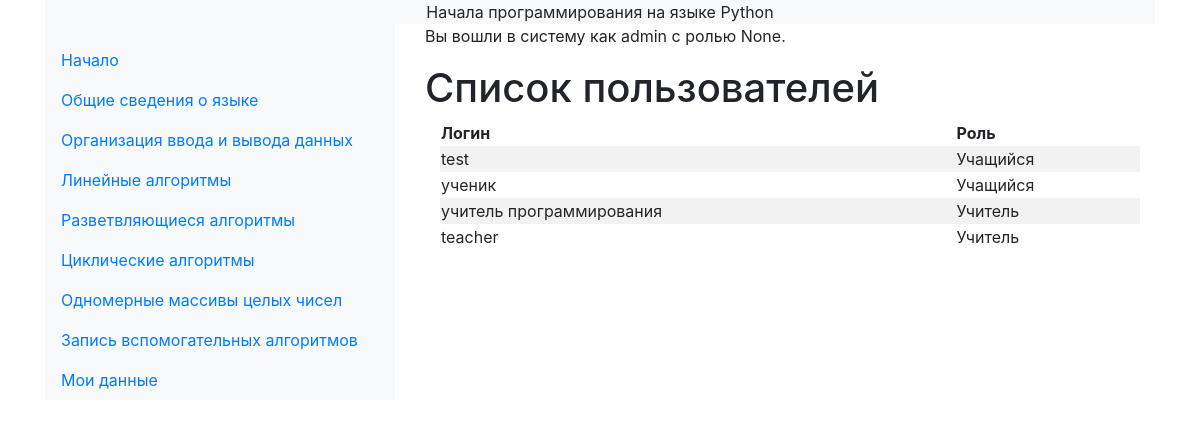
Page /users (signed in) on the earlier database version.
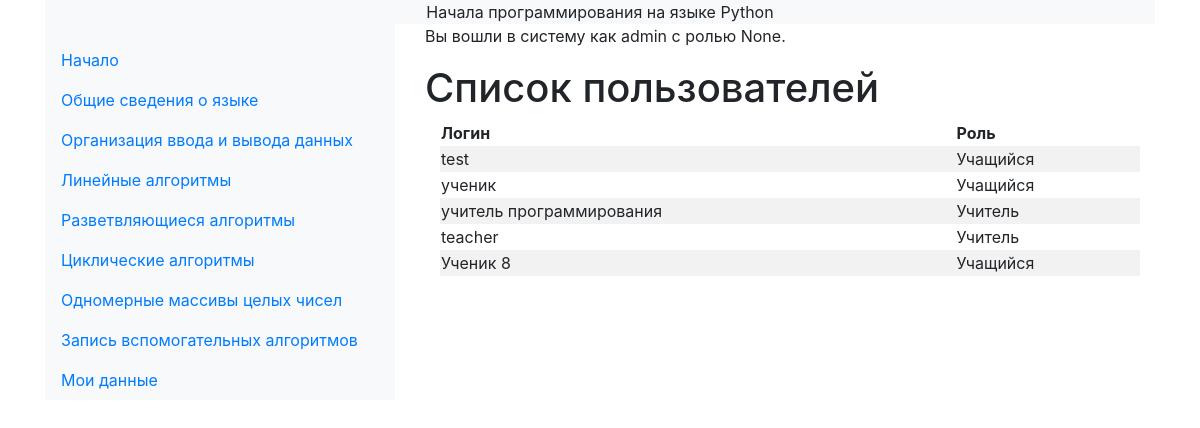
Same page on the later database version.
### tables this page shows
CREATE TABLE "user" (
	"id"	INTEGER NOT NULL UNIQUE,
	"login"	TEXT NOT NULL UNIQUE,
	"password"	TEXT NOT NULL,
	"userTypeID"	INTEGER NOT NULL,
	PRIMARY KEY("id" AUTOINCREMENT)
);

CREATE TABLE "userType" (
	"id"	INTEGER NOT NULL UNIQUE,
	"typeName"	TEXT NOT NULL UNIQUE,
	PRIMARY KEY("id" AUTOINCREMENT)
);

### app.py (the view)
@app.route("/users")
@login_required
def users():
    users = get_user_list()
    return render_template("admin/users.html", users=users)

### app.py (called while the page is built)
def login_required(f):
    @wraps(f)
    def decorated_function(*args, **kwargs):
        if not session.get("logged_in"):
            return render_template("base/error.html", message=LOGIN_REQUIRED_MESSAGE)
        return f(*args, **kwargs)
    return decorated_function

### db_py.py (called while the page is built)
def get_user_list():
    connection = sqlite3.connect('course.db')
    cursor = connection.cursor()
    cursor.execute("SELECT login, typeName FROM user, usertype where user.userTypeID = usertype.id and user.userTypeID <> 3")
    userlist = cursor.fetchall()
    return userlist

### templates/admin/users.html
{% extends "base/layout.html" %}
{% block body %}
<h1>Список пользователей</h1>
<div class="col-md-12">
    <table class="table-striped" width="100%">
        <thead>
            <tr>
                <th scope="col">Логин</th>
                <th scope="col">Роль</th>
            </tr>
        </thead>
        <tbody>
            {% for user in users %}
            <tr>
                <td>{{ user[0] }}</td>
                <td>{{ user[1] }}</td>
            </tr>
            {% endfor %}
        </tbody>
    </table>
</div>
{% endblock %}

### templates/base/layout.html (shortened to what this page needs)
<!DOCTYPE html>
<html lang="ru">
<head>
  <link rel="stylesheet" href="/static/css/bootstrap.min.css">
  <link rel="stylesheet" href="/static/css/test.css">
</head>
<body>
  <div class="container-md">
    <div class="head text-center bg-light">
      Начала программирования на языке Python
    </div>
    <div class="row">
      <div class="col-md-4">
        <nav id="sidebarMenu" class="d-md-block bg-light sidebar collapse sticky-top">
          <div class="sidebar-sticky pt-3">
            <ul class="nav flex-column">
              <li class="nav-item">
                <a class="nav-link" href="/">
                  Начало
                </a>
              </li>
              {% if not session.get("role") == 'Администратор' %}
              <li class="nav-item">
                <a class="nav-link" href="/course1">
                  Общие сведения о языке
                </a>
              </li>
              <li class="nav-item">
                <a class="nav-link" href="/course2">
                  Организация ввода и вывода данных
                </a>
              </li>
              <li class="nav-item">
                <a class="nav-link" href="/course3">
                  Линейные алгоритмы
                </a>
              </li>
              <li class="nav-item">
                <a class="nav-link" href="/course4">
                  Разветвляющиеся алгоритмы
                </a>
              </li>
              <li class="nav-item">
                <a class="nav-link" href="/course5">
                  Циклические алгоритмы
                </a>
              </li>
              <li class="nav-item">
                <a class="nav-link" href="/course6">
                  Одномерные массивы целых чисел
                </a>
              </li>
              <li class="nav-item">
                <a class="nav-link" href="/course7">
                  Запись вспомогательных алгоритмов
                </a>
              </li>
              {% endif %}
              <li class="nav-item">
                <a class="nav-link" href="/login">
                  Мои данные
                </a>
              </li>
            </ul>
          </div>
        </nav>
      </div>
      <div class="col-md-8">
        <p>Вы вошли в систему как
          {% if session.get("name") %}{{ session.get("name") }} с ролью {{ session.get("role") }}.
          {% else %}гость. <a href="/login">Войдите</a>
          под учетной записью, созданной администратором.
          {% endif %}</p>
        {% block body %}{% endblock %}
      </div>
    </div>
  </div>
</body>
</html>

Differences in the rows shown:
added user: login "Ученик 8", typeName "Учащийся"
